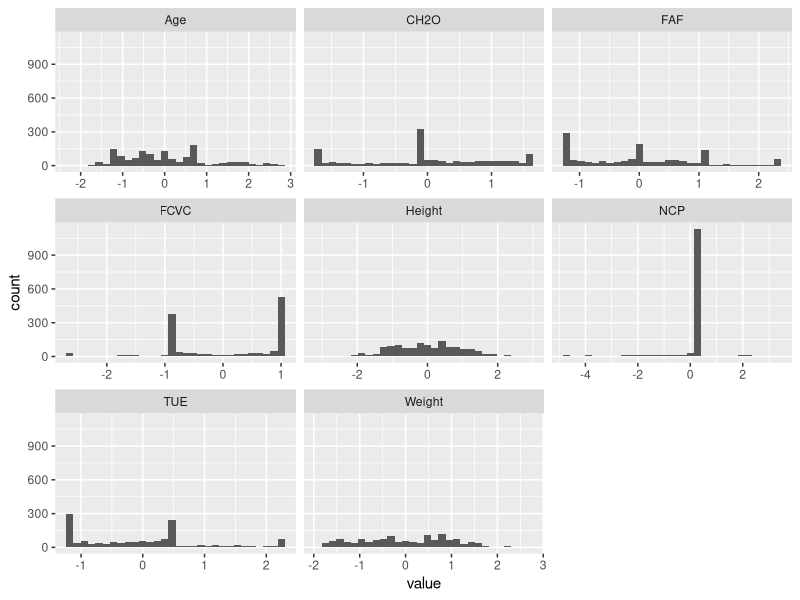
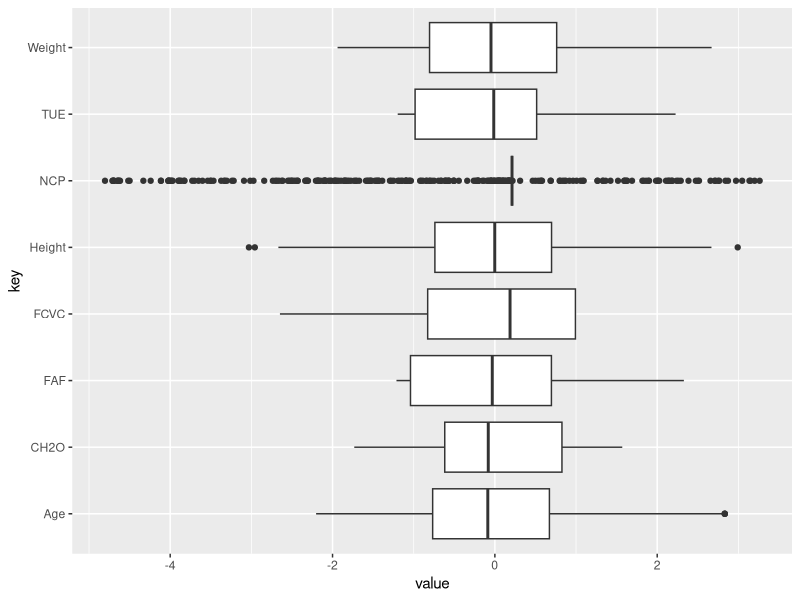
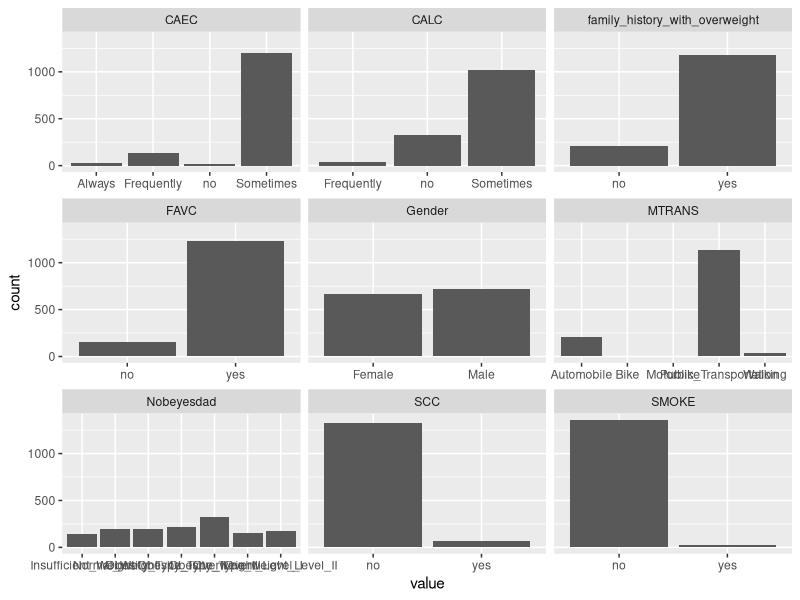
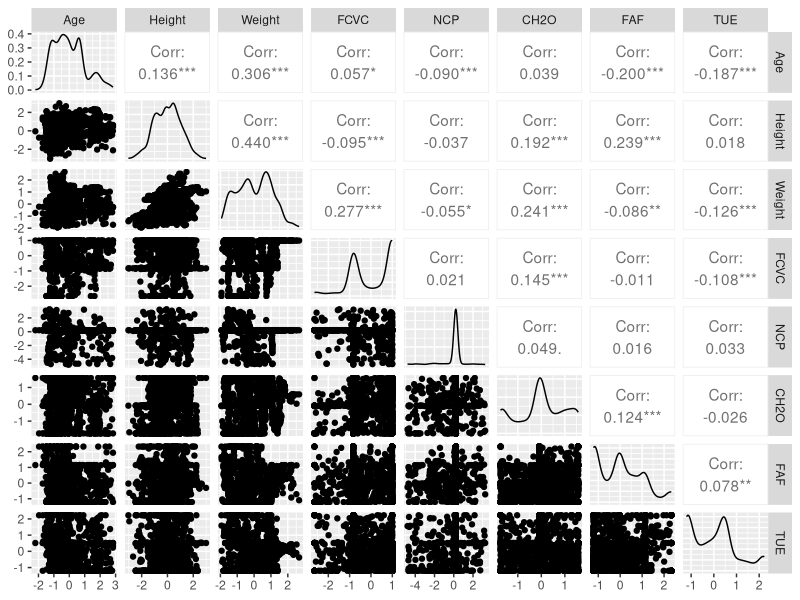
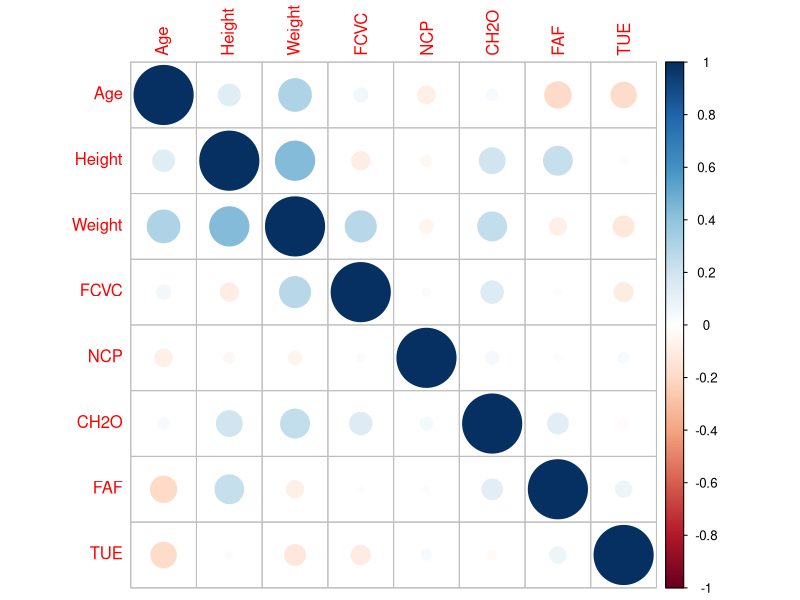
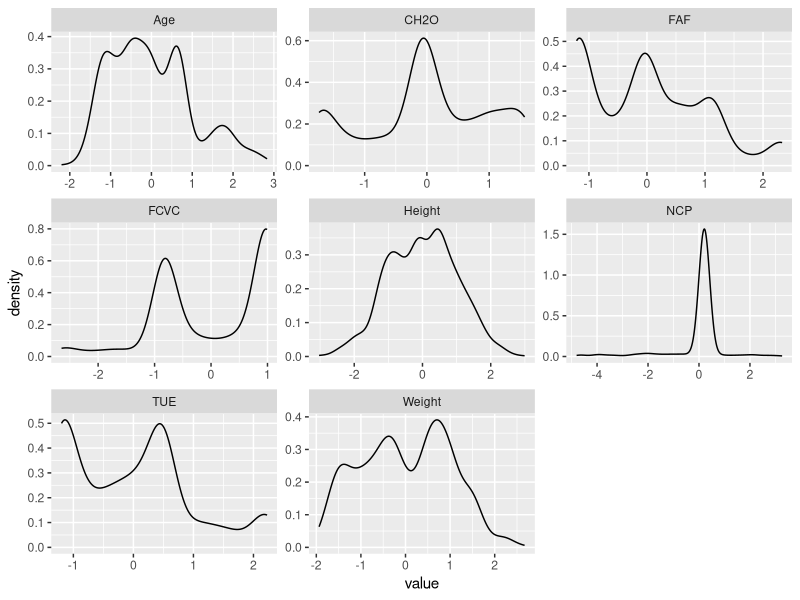
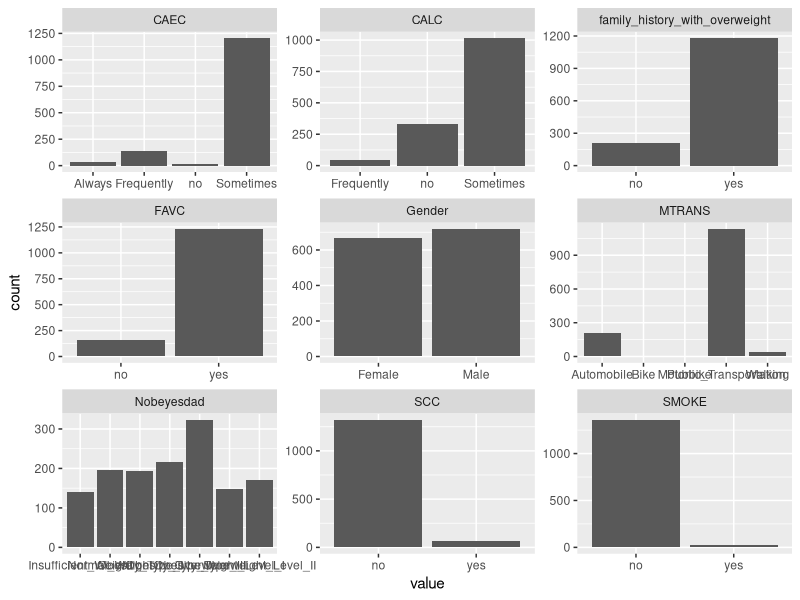
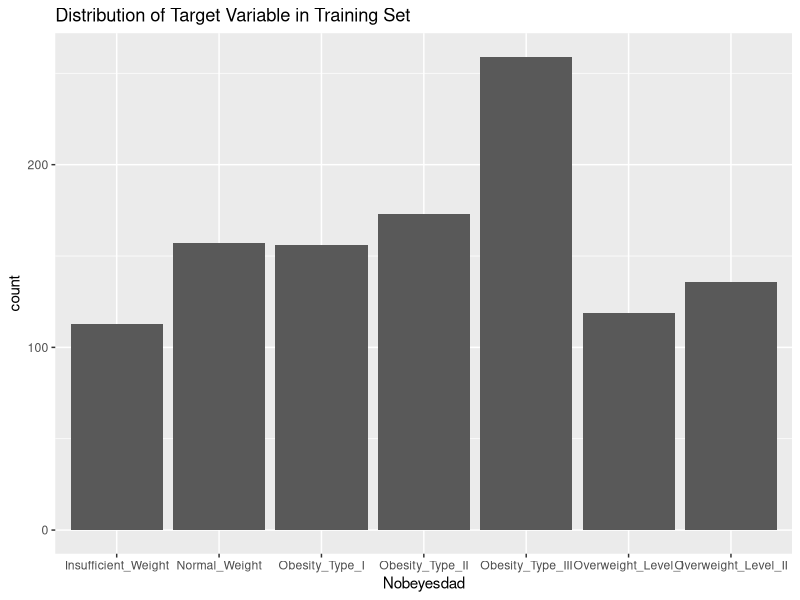

Recreate these plots in R, in order. (Note: this script raises an error after producing the figures.)
# Loading necessary libraries
install.packages("tidyverse")
install.packages("conflicted")
library(conflicted)
library(tidyverse)
library(lattice)
library(caret)

#Getting the data
OD <- read.csv('OD.csv')

# Defining the mode_impute function
mode_impute <- function(x) {
  mode_val <- as.character(x[which.max(tabulate(match(x, unique(x))))])
  x[is.na(x)] <- mode_val
  return(x)
}

# Defining a function to calculate outlier bounds using IQR
calculate_iqr_bounds <- function(column) {
  Q1 <- quantile(column, 0.25, na.rm = TRUE)
  Q3 <- quantile(column, 0.75, na.rm = TRUE)
  IQR <- Q3 - Q1
  lower_bound <- Q1 - 1.5 * IQR
  upper_bound <- Q3 + 1.5 * IQR
  return(list(lower = lower_bound, upper = upper_bound))
}

# Applying outlier detection and removal for all numeric columns
data_cleaned <- OD %>%
  
  # Imputing missing values and clean data types
  mutate(across(where(is.numeric), ~ ifelse(is.na(.), mean(., na.rm = TRUE), .))) %>%
  mutate(across(where(is.character), mode_impute)) %>%
  distinct() %>%
  mutate(
    Gender = as.factor(Gender),
    Age = as.numeric(Age),
    Height = as.numeric(Height),
    Weight = as.numeric(Weight),
    family_history_with_overweight = as.factor(family_history_with_overweight),
    FAVC = as.factor(FAVC),
    FCVC = as.numeric(FCVC),
    NCP = as.numeric(NCP),
    CAEC = as.factor(CAEC),
    SMOKE = as.factor(SMOKE),
    CH2O = as.numeric(CH2O),
    SCC = as.factor(SCC),
    FAF = as.numeric(FAF),
    TUE = as.numeric(TUE),
    CALC = as.factor(CALC),
    MTRANS = as.factor(MTRANS),
    Nobeyesdad = as.factor(Nobeyesdad)
  ) %>%
  
  # Calculating IQR bounds and removing outliers
  mutate(across(where(is.numeric), ~ {
    bounds <- calculate_iqr_bounds(.)
    if (!is.null(bounds)) {
      # Replacing outlier values with NA
      .[. < bounds$lower | . > bounds$upper] <- NA
    }
    .
  })) %>%
  # Removing rows with NA values generated by outlier removal
  drop_na()

# Displaying the cleaned data
print(head(data_cleaned))



# Defining Standardization function
standardize <- function(x) {
  (x - mean(x, na.rm = TRUE)) / sd(x, na.rm = TRUE)
}

# Applying Standardization to numeric columns
data_standardized <- data_cleaned %>%
  mutate(across(where(is.numeric), standardize))

# Displaying the first few rows of the standardized dataset
print(head(data_standardized))


# Getting the structure of the data
str(data_standardized)

# Getting the dimensions of the data
dim(data_standardized)

# Getting the column names of the data
colnames(data_standardized)

# Summary statistics for numerical variables
summary(select_if(data_standardized, is.numeric))

# Summary statistics for categorical variables
summary(select_if(data_standardized, is.factor))


# Histogram for numerical variables
data_standardized %>% 
  select_if(is.numeric) %>% 
  gather() %>% 
  ggplot(aes(value)) + 
  geom_histogram(bins = 30) + 
  facet_wrap(~key, scales = 'free_x')

# Boxplot for numerical variables
data_standardized %>% 
  select_if(is.numeric) %>% 
  gather() %>% 
  ggplot(aes(key, value)) + 
  geom_boxplot() + 
  coord_flip()

# Bar plot for categorical variables
data_standardized%>% 
  select_if(is.factor) %>% 
  gather() %>% 
  ggplot(aes(value)) + 
  geom_bar() + 
  facet_wrap(~key, scales = 'free_x')

# Scatter plot for pairwise relationships
install.packages("GGally")
library(GGally)
ggpairs(select_if(data_standardized, is.numeric)) 

# Correlation matrix
cor_matrix <- cor(select_if(data_standardized, is.numeric), use = "complete.obs")

# Visualizing correlation matrix
library(corrplot)
corrplot(cor_matrix, method = "circle")

# Distribution plots for numerical variables
data_standardized %>% 
  select_if(is.numeric) %>% 
  gather() %>% 
  ggplot(aes(value)) + 
  geom_density() + 
  facet_wrap(~key, scales = 'free')

# Distribution plots for categorical variables
data_standardized %>% 
  select_if(is.factor) %>% 
  gather() %>% 
  ggplot(aes(value)) + 
  geom_bar() + 
  facet_wrap(~key, scales = 'free')

# Set seed for reproducibility
set.seed(123)

# Splitting the data into training and testing sets (80% training, 20% testing)
train_index <- createDataPartition(data_standardized$Nobeyesdad, p = 0.8, list = FALSE)
train_data <- data_standardized[train_index, ]
test_data <- data_standardized[-train_index, ]

# Displaying the dimensions of the training and testing sets
dim(train_data)
dim(test_data)

# Visualizing the distribution of the target variable in the training set
ggplot(train_data, aes(x = Nobeyesdad)) +
  geom_bar() +
  ggtitle("Distribution of Target Variable in Training Set")

# Visualizing the distribution of the target variable in the testing set
ggplot(test_data, aes(x = Nobeyesdad)) +
  geom_bar() +
  ggtitle("Distribution of Target Variable in Testing Set")

# Checking the distribution of the target variable
table(data_standardized$Nobeyesdad)

#installing and loading needful packages and libraries
install.packages("caret")
install.packages("nnet")
install.packages("randomForest")
install.packages("rpart")
install.packages("e1071")
install.packages("conflicted")
library(conflicted)
library(tidyverse)
library(caret)
library(nnet)
library(randomForest)
library(rpart)
library(e1071)

# Verifying the column names
print(colnames(data_standardized))

# Checking the structure of the data
print(str(data_standardized))

# Checking for missing values in the target column
print(sum(is.na(data_standardized$Nobeyesdad)))

# Displaying unique values in the target column to ensure they are valid
print(unique(data_standardized$Nobeyesdad))

# Displaying the first few rows of the data
print(head(data_standardized))


# Training multi-nominal logistic regression model

# Define trainControl
ctrl <- trainControl(
  method = "cv",            # Cross-validation
  number = 5,               # Number of folds
  verboseIter = TRUE        # Show progress
)
multinom_model <- train(Nobeyesdad ~ ., data = train_data, method = "multinom", trControl = ctrl)

log_pred <- predict(multinom_model, newdata = test_data)

# Converting to factors
log_pred <- as.factor(log_pred)
test_data$Nobeyesdad <- as.factor(test_data$Nobeyesdad)

# Ensuring that the levels are the same
log_pred <- factor(log_pred, levels = levels(test_data$Nobeyesdad))


library(MLmetrics)

# Calculating precision, recall, and F1 for each class
unique_classes1 <- levels(test_data$Nobeyesdad)

# Initializing vectors to store results
precision_scores <- c()
recall_scores <- c()
f1_scores <- c()

# Loop over each class
for (class_name1 in unique_classes1) {
  precision <- Precision(test_data$Nobeyesdad, log_pred, positive = class_name1)
  recall <- Recall(test_data$Nobeyesdad, log_pred, positive = class_name1)
  f1 <- F1_Score(test_data$Nobeyesdad, log_pred, positive = class_name1)
  
  # Storing the results
  precision_scores <- c(precision_scores, precision)
  recall_scores <- c(recall_scores, recall)
  f1_scores <- c(f1_scores, f1)
}

# Combining results into a data frame
per_class_results1 <- data.frame(Class = unique_classes1, Precision = precision_scores, Recall = recall_scores, F1_Score = f1_scores)

#Generating confusion matrix
log_cm <- confusionMatrix(log_pred, test_data$Nobeyesdad)

#Combining and displaying the metrics and confusion matrix
cat("\nConfusion Matrix:\n")
print(log_cm$table)

cat("\nPer-class Metrics:\n")
print(per_class_results1)

cat("\nDetailed Confusion Matrix:\n")
print(log_cm)



# Training decision tree model
tree_model <- train(Nobeyesdad ~ ., data = train_data, method = "rpart")

tree_pred <- predict(tree_model, newdata = test_data)

tree_pred <- as.factor(tree_pred)
test_data$Nobeyesdad <- as.factor(test_data$Nobeyesdad)
tree_pred <- factor(tree_pred, levels = levels(test_data$Nobeyesdad))

#Calculating metrics for each class
unique_classes2 <- levels(test_data$Nobeyesdad)

# Initializing vectors to store results
precision_scores <- c()
recall_scores <- c()
f1_scores <- c()

# Loop over each class to calculate Precision, Recall, and F1 Score
for (class_name2 in unique_classes2) {
  precision <- Precision(test_data$Nobeyesdad, tree_pred, positive = class_name2)
  recall <- Recall(test_data$Nobeyesdad, tree_pred, positive = class_name2)
  f1 <- F1_Score(test_data$Nobeyesdad, tree_pred, positive = class_name2)
  
  # Storing the results
  precision_scores <- c(precision_scores, precision)
  recall_scores <- c(recall_scores, recall)
  f1_scores <- c(f1_scores, f1)
}
# Combine results into a data frame for per-class metrics
per_class_results2 <- data.frame(Class = unique_classes2, Precision = precision_scores, Recall = recall_scores, F1_Score = f1_scores)

tree_cm <- confusionMatrix(tree_pred, test_data$Nobeyesdad)

#Combining and displaying the metrics and confusion matrix
cat("\nConfusion Matrix:\n")
print(tree_cm$table)

cat("\nPer-class Metrics:\n")
print(per_class_results2)

cat("\nDetailed Confusion Matrix:\n")
print(tree_cm)


# Training random forest model
rf_model <- train(Nobeyesdad ~ ., data = train_data, method = "rf", importance = TRUE)

rf_pred <- predict(rf_model, newdata = test_data)

rf_pred <- as.factor(rf_pred)
test_data$Nobeyesdad <- as.factor(test_data$Nobeyesdad)
rf_pred <- factor(rf_pred, levels = levels(test_data$Nobeyesdad))

unique_classes3 <- levels(test_data$Nobeyesdad)

# Initializing vectors to store results
precision_scores <- c()
recall_scores <- c()
f1_scores <- c()

# Loop over each class to calculate Precision, Recall, and F1 Score
for (class_name3 in unique_classes3) {
  precision <- Precision(test_data$Nobeyesdad, rf_pred, positive = class_name3)
  recall <- Recall(test_data$Nobeyesdad, rf_pred, positive = class_name3)
  f1 <- F1_Score(test_data$Nobeyesdad, rf_pred, positive = class_name3)
  
  # Storing the results
  precision_scores <- c(precision_scores, precision)
  recall_scores <- c(recall_scores, recall)
  f1_scores <- c(f1_scores, f1)
}

# Combining results into a data frame for per-class metrics
per_class_results3 <- data.frame(Class = unique_classes3, Precision = precision_scores, Recall = recall_scores, F1_Score = f1_scores)

rf_cm <- confusionMatrix(rf_pred, test_data$Nobeyesdad)

#Combining and displaying the metrics and confusion matrix
cat("\nConfusion Matrix:\n")
print(rf_cm$table)

cat("\nPer-class Metrics:\n")
print(per_class_results3)

cat("\nDetailed Confusion Matrix:\n")
print(rf_cm)


# Training SVM model
svm_model <- train(Nobeyesdad ~ ., data = train_data, method = "svmLinear")

svm_pred <- predict(svm_model, newdata = test_data)

svm_pred <- as.factor(svm_pred)
test_data$Nobeyesdad <- as.factor(test_data$Nobeyesdad)
svm_pred <- factor(svm_pred, levels = levels(test_data$Nobeyesdad))

unique_classes4 <- levels(test_data$Nobeyesdad)

# Initializing vectors to store results
precision_scores <- c()
recall_scores <- c()
f1_scores <- c()

# Loop over each class to calculate Precision, Recall, and F1 Score
for (class_name4 in unique_classes4) {
  precision <- Precision(test_data$Nobeyesdad, svm_pred, positive = class_name4)
  recall <- Recall(test_data$Nobeyesdad, svm_pred, positive = class_name4)
  f1 <- F1_Score(test_data$Nobeyesdad, svm_pred, positive = class_name4)
  
  # Storing the results
  precision_scores <- c(precision_scores, precision)
  recall_scores <- c(recall_scores, recall)
  f1_scores <- c(f1_scores, f1)
}

# Combining results into a data frame for per-class metrics
per_class_results4 <- data.frame(Class = unique_classes4, Precision = precision_scores, Recall = recall_scores, F1_Score = f1_scores)

svm_cm <- confusionMatrix(svm_pred, test_data$Nobeyesdad)

#Combining and displaying the metrics and confusion matrix
cat("\nConfusion Matrix:\n")
print(svm_cm$table)

cat("\nPer-class Metrics:\n")
print(per_class_results4)

cat("\nDetailed Confusion Matrix:\n")
print(svm_cm)


# Extracting metrics from confusion matrices
log_metrics <- log_cm$overall
tree_metrics <- tree_cm$overall
rf_metrics <- rf_cm$overall
svm_metrics <- svm_cm$overall

# Printing metrics
print(log_metrics)
print(tree_metrics)
print(rf_metrics)
print(svm_metrics)


library(ggplot2)

# Combining metrics into a data frame
metrics_df <- data.frame(
  Model = c("Logistic Regression", "Decision Tree", "Random Forest", "SVM"),
  Accuracy = c(log_cm$overall["Accuracy"], tree_cm$overall["Accuracy"], rf_cm$overall["Accuracy"], svm_cm$overall["Accuracy"]),
  Kappa = c(log_metrics["Kappa"], tree_metrics["Kappa"], rf_metrics["Kappa"], svm_metrics["Kappa"])
)

# Printing metrics
print(metrics_df)

# Melt data frame for ggplot
metrics_melted <- metrics_df %>%
  pivot_longer(cols = -Model, names_to = "Metric", values_to = "Score")


# Ploting metrics
ggplot(metrics_melted, aes(x = Model, y = Score, fill = Metric)) +
  geom_bar(stat = "identity", position = "dodge") +
  theme_minimal() +
  labs(title = "Model Performance Metrics Comparison", y = "Score") +
  scale_fill_brewer(palette = "Set1")

# Ploting accuracy
ggplot(metrics_df, aes(x = Model, y = Accuracy, fill = Model)) +
  geom_bar(stat = "identity") +
  theme_minimal() +
  labs(title = "Model Accuracy Comparison", y = "Accuracy")

# Ploting Kappa
ggplot(metrics_df, aes(x = Model, y = Kappa, fill = Model)) +
  geom_bar(stat = "identity") +
  theme_minimal() +
  labs(title = "Model Kappa Comparison", y = "Kappa")


# Loading necessary libraries
library(caret)
library(randomForest)

# Setting up training control
ctrl <- trainControl(method = "cv", number = 5, savePredictions = "all")

# Defining the grid of hyperparameters for Random Forest
rf_grid <- expand.grid(mtry = c(2, 4, 6, 8, 10))  # Adjust these values as needed

# Set seed for reproducibility
set.seed(123)

# Performing grid search for Random Forest
tune_results_rf <- train(
  Nobeyesdad ~ .,               # Response variable
  data = train_data,            # Data frame
  method = "rf",               # Model method
  tuneGrid = rf_grid,          # Tuning grid
  trControl = ctrl,            # Train control
  importance = TRUE            # To compute feature importance
)

# Printing the results of the tuned model
print(tune_results_rf)

# Extracting feature importance
importance_df <- as.data.frame(importance(tune_results_rf$finalModel))

importance_df$Feature <- rownames(importance_df)


# Sorting by importance
importance_df <- importance_df %>% 
  arrange(desc(Overweight_Level_II))  


ggplot(importance_df, aes(x = reorder(Feature, Overweight_Level_II), y = Overweight_Level_II, fill = Overweight_Level_II)) +
  geom_bar(stat = "identity") +
  coord_flip() +
  ggtitle("Feature Importance from Random Forest") +
  xlab("Features") +
  ylab("Importance") +
  scale_fill_gradient(low = "blue", high = "red")




# Selecting top 10 important features
top_features <- importance_df %>%
  top_n(10, wt = Overweight_Level_II) %>%
  pull(Feature)

# Defining top features
top_features <- c('Weight', 'GenderMale', 'FCVC', 'Height', 'TUE','Age','CALCSometimes','family_history_with_overweightyes','CAECSometimes','MTRANSPublic_Transportation')

# Checking column names in train_data
existing_features <- colnames(train_data)

# Finding valid features
valid_features <- intersect(top_features, existing_features)

# Printing valid features
print(valid_features)

# Selecting valid features and target variable
train_data_reduced <- train_data %>%
  select(all_of(valid_features), Nobeyesdad)

# Printing the first few rows of the reduced dataset
head(train_data_reduced)

test_data_reduced <- test_data %>%
  select(all_of(valid_features), Nobeyesdad)

# Printing the first few rows of the reduced dataset
head(test_data_reduced)

# Re-training Random Forest with selected features
rf_model_reduced <- train(
  Nobeyesdad ~ ., 
  data = train_data_reduced, 
  method = "rf", 
  tuneGrid = rf_grid,
  trControl = ctrl,
  importance = TRUE
)

# Making predictions with the reduced feature model
rf_pred_reduced <- predict(rf_model_reduced, newdata = test_data_reduced)

# Evaluating the performance
rf_cm_reduced <- confusionMatrix(rf_pred_reduced, test_data_reduced$Nobeyesdad)
print(rf_cm_reduced)

# Performance of the model with all features
rf_cm_all <- confusionMatrix(rf_pred, test_data$Nobeyesdad)
print(rf_cm_all)

# Comparing the confusion matrices
print(rf_cm_all)
print(rf_cm_reduced)

library(pROC)
# Obtaining the predicted probabilities
rf_probs <- predict(rf_model, test_data, type = "prob")

#Ensuring the test data target variable is a factor
test_data$Nobeyesdad <- as.factor(test_data$Nobeyesdad)

#Calculating ROC curve and AUC for each class
# Initialize a list to store ROC curves
roc_list <- list()
auc_list <- c()

# Loop over each class to calculate the ROC and AUC
for (class_name in levels(test_data$Nobeyesdad)) {
  
  # Binary vector for the current class (one-vs-rest approach)
  binary_response <- ifelse(test_data$Nobeyesdad == class_name, 1, 0)
  
  # Calculating ROC curve
  roc_obj <- roc(binary_response, rf_probs[, class_name])
  
  # Storing the ROC curve
  roc_list[[class_name]] <- roc_obj
  
  # Calculating AUC
  auc_value <- auc(roc_obj)
  auc_list <- c(auc_list, auc_value)
  
  # Plotting the ROC curve
  plot(roc_obj, main = paste("ROC Curve for class:", class_name))
  cat("AUC for class", class_name, ": ", auc_value, "\n")
}

# Combining AUC values into a data frame
auc_results <- data.frame(Class = levels(test_data$Nobeyesdad), AUC = auc_list)

# Displaying the AUC results
cat("\nAUC Values for Each Class:\n")
print(auc_results)
